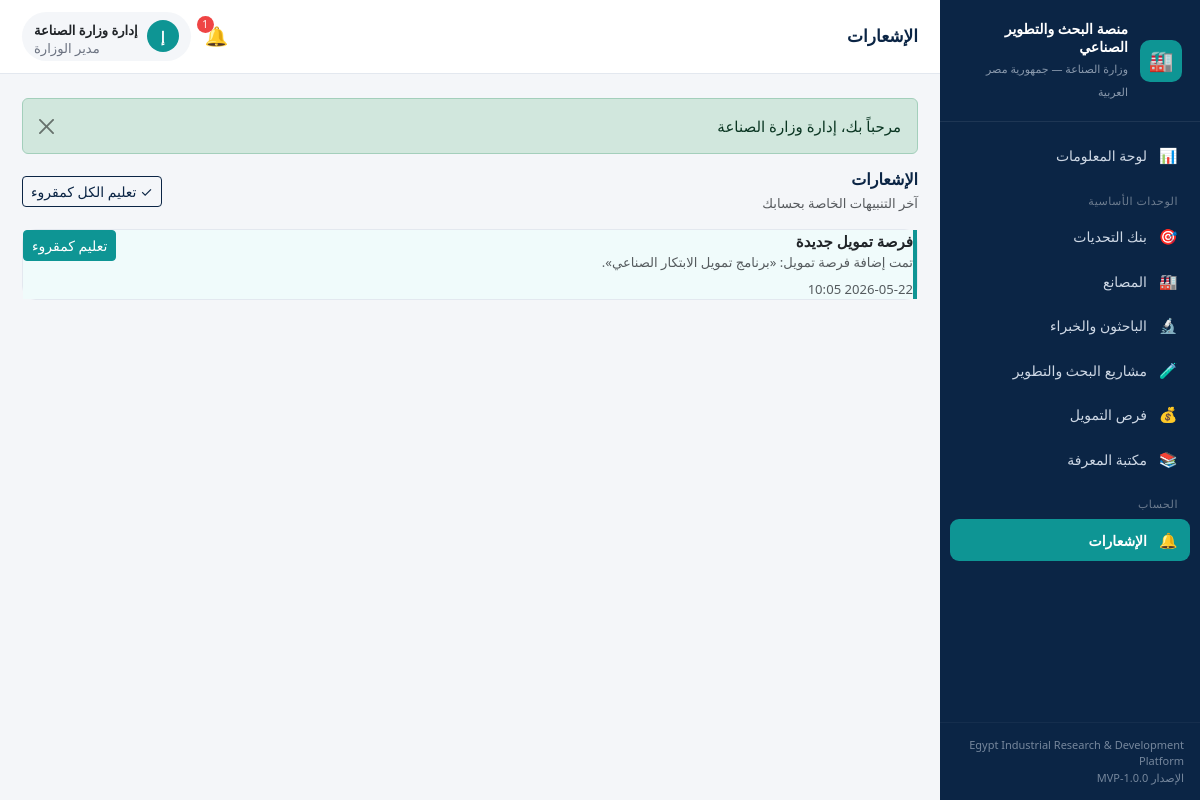
Page /public/notification (signed in) on the committed database.
### tables this page shows
CREATE TABLE `notifications` (
  `id`         INT UNSIGNED NOT NULL AUTO_INCREMENT,
  `user_id`    INT UNSIGNED NOT NULL,
  `title`      VARCHAR(190) NOT NULL,
  `message`    TEXT NULL,
  `is_read`    TINYINT(1) NOT NULL DEFAULT 0,
  `created_at` DATETIME NOT NULL DEFAULT CURRENT_TIMESTAMP,
  PRIMARY KEY (`id`),
  KEY `idx_nt_user` (`user_id`),
  KEY `idx_nt_read` (`is_read`),
  CONSTRAINT `fk_nt_user` FOREIGN KEY (`user_id`) REFERENCES `users`(`id`) ON DELETE CASCADE
);

### app/controllers/NotificationController.php (called while the page is built, shortened)
<?php
class NotificationController extends Controller
{
    public function index(): void
    {
        $nM = $this->model('Notification');
        $this->view('notifications/index', [
            'notifications' => $nM->forUser(Auth::id()),
        ]);
    }
}

### app/core/Router.php (called while the page is built, shortened)
<?php
class Router
{
    public function dispatch(): void
    {
        $url = $this->parseUrl();
        $action         = !empty($url[1]) ? $url[1] : 'index';
        $params         = array_slice($url, 2);
        $controller = new $controllerName();
        call_user_func_array([$controller, $action], $params);
    }
    private function parseUrl(): array
    {
        $url = $_GET['url'] ?? '';
        $url = rtrim($url, '/');
        $url = filter_var($url, FILTER_SANITIZE_URL);
        return explode('/', $url);
    }
}

### public/index.php (called while the page is built, shortened)
<?php
require_once APP_PATH . '/core/Database.php';
require_once APP_PATH . '/core/Model.php';
require_once APP_PATH . '/core/Router.php';
require_once APP_PATH . '/helpers/functions.php';
$router = new Router();
$router->dispatch();

### app/core/Model.php (called while the page is built, shortened)
<?php
abstract class Model
{
    protected PDO $db;
    public function __construct()
    {
        $this->db = Database::getConnection();
    }
    protected function query(string $sql, array $params = []): array
    {
        $stmt = $this->db->prepare($sql);
        $stmt->execute($params);
        return $stmt->fetchAll();
    }
}

### app/core/Database.php (called while the page is built)
<?php
class Database
{
    private static ?PDO $instance = null;
    public static function getConnection(): PDO
    {
        if (self::$instance === null) {
            $dsn = sprintf(
                'mysql:host=%s;port=%s;dbname=%s;charset=%s',
                DB_HOST,
                DB_PORT,
                DB_NAME,
                DB_CHARSET
            );
            $options = [
                PDO::ATTR_ERRMODE            => PDO::ERRMODE_EXCEPTION,
                PDO::ATTR_DEFAULT_FETCH_MODE => PDO::FETCH_ASSOC,
                PDO::ATTR_EMULATE_PREPARES   => false,
            ];
            try {
                self::$instance = new PDO($dsn, DB_USER, DB_PASS, $options);
                self::$instance->exec("SET NAMES utf8mb4 COLLATE utf8mb4_unicode_ci");
            } catch (PDOException $e) {
                if (APP_DEBUG) {
                    die('Database connection failed: ' . $e->getMessage());
                }
                die('تعذّر الاتصال بقاعدة البيانات. يرجى مراجعة الإعدادات.');
            }
        }
        return self::$instance;
    }
}

### app/models/Notification.php (called while the page is built, shortened)
<?php
class Notification extends Model
{
    public function forUser(int $userId, int $limit = 50): array
    {
        $limit = (int) $limit;
        return $this->query(
            "SELECT * FROM notifications WHERE user_id = ? ORDER BY created_at DESC LIMIT {$limit}",
            [$userId]
        );
    }
}

### app/views/notifications/index.php (the view, shortened to what this page needs)
<?php
$hasUnread = false;
foreach ($notifications as $n) { if (empty($n['is_read'])) { $hasUnread = true; break; } }
?>
<div class="page-head d-flex justify-content-between align-items-center mb-3">
    <div>
        <h2 class="section-title mb-1">الإشعارات</h2>
        <p class="text-muted small mb-0">آخر التنبيهات الخاصة بحسابك</p>
    </div>
    <?php if ($hasUnread): ?>
        <form method="post" action="<?= url('notification/readAll') ?>">
            <button class="btn btn-outline-navy btn-sm">✓ تعليم الكل كمقروء</button>
        </form>
    <?php endif; ?>
</div>
<div class="card">
    <div class="card-body p-0">
        <?php if (empty($notifications)): ?>
            <div class="empty-state p-5"><div class="ico">🔔</div><p>لا توجد إشعارات.</p></div>
        <?php else: ?>
            <div class="notif-list">
                <?php foreach ($notifications as $n): ?>
                    <div class="notif-item <?= empty($n['is_read']) ? 'unread' : '' ?>">
                        <div class="d-flex justify-content-between align-items-start">
                            <div>
                                <strong><?= e($n['title']) ?></strong>
                                <p class="mb-1 text-muted small"><?= e($n['message']) ?></p>
                                <small class="text-muted"><?= fmt_date($n['created_at'], true) ?></small>
                            </div>
                            <?php if (empty($n['is_read'])): ?>
                                <form method="post" action="<?= url('notification/read/' . $n['id']) ?>">
                                    <button class="btn btn-teal btn-sm">تعليم كمقروء</button>
                                </form>
                            <?php endif; ?>
                        </div>
                    </div>
                <?php endforeach; ?>
            </div>
        <?php endif; ?>
    </div>
</div>

### public/assets/css/style.css (style rules this page uses)
:root { --eg-navy: #0b2545; --eg-navy-700: #13315c; --eg-teal: #0e9594; --eg-teal-600: #0c807f; --eg-light: #f4f6f9; --eg-gray: #e3e8ef; --eg-text: #1f2937; --eg-muted: #6b7280; --eg-white: #ffffff; --sidebar-w: 260px; }
* { box-sizing: border-box; }
body { font-family: "Segoe UI", "Tahoma", "Cairo", system-ui, -apple-system, sans-serif; background: var(--eg-light); color: var(--eg-text); margin: 0; font-size: 15px; }
.card { border: 1px solid var(--eg-gray); border-radius: 14px; }
.section-title { font-size: 16px; font-weight: 700; color: var(--eg-navy); margin: 0; }
.btn-teal { background: var(--eg-teal); border-color: var(--eg-teal); color: #fff; }
.btn-outline-navy { color: var(--eg-navy); border-color: var(--eg-navy); }
.notif-item { border-right: 4px solid transparent; }
.notif-item.unread { border-right-color: var(--eg-teal); background: #f0fbfb; }

### rows in the picture
notifications: title "فرصة تمويل جديدة", message "تمت إضافة فرصة تمويل: «برنامج تمويل الابتكار الصناعي».", created_at "2026-05-22 10:05"

### other values in the picture
APP_NAME_EN "Egypt Industrial Research & Development Platform"
APP_VERSION "1.0.0-MVP"
$pt "الإشعارات"
$unread "1"
$initial "إ"
$u['name'] "إدارة وزارة الصناعة"
Auth::roleLabel() "مدير الوزارة"
$msg "مرحباً بك، إدارة وزارة الصناعة"
